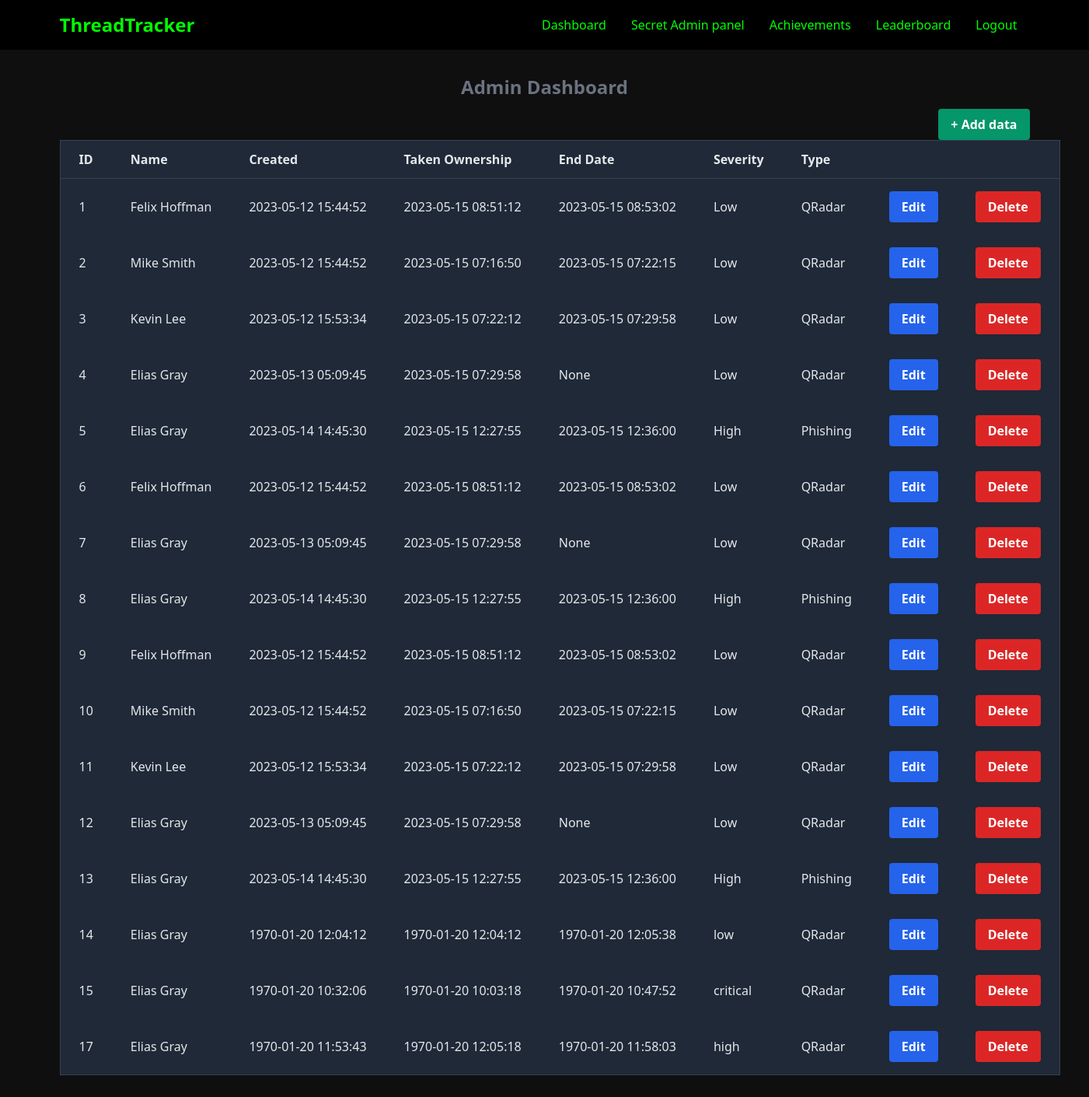
Page /crud (signed in) on the committed database.
### tables this page shows
CREATE TABLE "stats_data" (
    "id" INTEGER PRIMARY KEY AUTOINCREMENT,
    "name" TEXT NOT NULL,
    "create_date" TEXT NOT NULL,
    "take_ownership_timestamp" TEXT NOT NULL,
    "closed_incident_timestamp" TEXT,
    "sd_severity" TEXT NOT NULL,
    "type" TEXT NOT NULL
);

### app.py (the view)
@app.route("/crud")
@login_required
def crud():
    with get_db() as conn:
        conn.row_factory = sql.Row
        cur = conn.cursor()
        cur.execute("SELECT * FROM stats_data")
        rows = cur.fetchall()
        formatted_data = []
        for row in rows:
            formatted_row = {}
            for key, value in dict(row).items():
                if key in ['create_date', 'take_ownership_timestamp', 'closed_incident_timestamp']:
                    formatted_row[key] = EpochConverter.convert(value)
                else:
                    formatted_row[key] = value
            formatted_data.append(formatted_row)
    return render_template("crud.html", datas=formatted_data)

### app.py (called while the page is built)
def get_db():
    conn = sql.connect(DATABASE)
    conn.row_factory = sql.Row
    return conn

def login_required(route_function):
    @wraps(route_function)
    def decorated_function(*args, **kwargs):
        if 'user_id' not in session:
            return redirect('/login')
        return route_function(*args, **kwargs)
    return decorated_function

### lul.py (called while the page is built)
    @staticmethod
    def convert(epoch_time):
        if epoch_time is not None:
            epoch_time = float(epoch_time)
            readable_time = datetime.datetime.fromtimestamp(epoch_time / 1000.0).strftime('%Y-%m-%d %H:%M:%S')
            return readable_time
        return None

### templates/crud.html (shortened to what this page needs)
{% extends 'layout.html' %}
{% block body %}
    <h3 class="text-center text-gray-500 text-2xl font-semibold mb-3">Admin Dashboard</h3>
    <p class="text-right">
        <a href="{{ url_for('add_data') }}"
            class="inline-block px-4 py-2 bg-green-600 text-white font-semibold rounded hover:bg-green-700 transition duration-200">+ Add data</a>
    </p>
    <table id="data-table" class="min-w-full bg-gray-800 border border-gray-700">
        <thead>
            <tr>
                <th class="sortable px-6 py-3 border-b border-gray-700 font-semibold text-left text-gray-200" data-column="id">ID</th>
                <th class="sortable px-6 py-3 border-b border-gray-700 font-semibold text-left text-gray-200" data-column="name">Name</th>
                <th class="sortable px-6 py-3 border-b border-gray-700 font-semibold text-left text-gray-200" data-column="create_date">Created</th>
                <th class="sortable px-6 py-3 border-b border-gray-700 font-semibold text-left text-gray-200" data-column="take_ownership_timestamp">Taken Ownership</th>
                <th class="sortable px-6 py-3 border-b border-gray-700 font-semibold text-left text-gray-200" data-column="closed_incident_timestamp">End Date</th>
                <th class="sortable px-6 py-3 border-b border-gray-700 font-semibold text-left text-gray-200" data-column="sd_severity">Severity</th>
                <th class="sortable px-6 py-3 border-b border-gray-700 font-semibold text-left text-gray-200" data-column="type">Type</th>
                <th class="px-6 py-3 border-b border-gray-700 font-semibold text-left text-gray-200"></th>
                <th class="px-6 py-3 border-b border-gray-700 font-semibold text-left text-gray-200"></th>
            </tr>
        </thead>
        <tbody>
            {% for row in datas %}
                <tr>
                    <td class="px-6 py-4 whitespace-nowrap text-gray-200">{{ row.id }}</td>
                    <td class="px-6 py-4 whitespace-nowrap text-gray-200">{{ row.name }}</td>
                    <td class="px-6 py-4 whitespace-nowrap text-gray-200">{{ row.create_date }}</td>
                    <td class="px-6 py-4 whitespace-nowrap text-gray-200">{{ row.take_ownership_timestamp }}</td>
                    <td class="px-6 py-4 whitespace-nowrap text-gray-200">{{ row.closed_incident_timestamp }}</td>
                    <td class="px-6 py-4 whitespace-nowrap text-gray-200">{{ row.sd_severity }}</td>
                    <td class="px-6 py-4 whitespace-nowrap text-gray-200">{{ row.type }}</td>
                    <td class="px-6 py-4 whitespace-nowrap">
                        <a href="{{ url_for('edit_data', id=row.id) }}"
                            class="inline-block px-4 py-2 bg-blue-600 text-white font-semibold rounded hover:bg-blue-700 transition duration-200">Edit</a>
                    </td>
                    <td class="px-6 py-4 whitespace-nowrap">
                        <a href="{{ url_for('delete_data', id=row.id) }}"
                            onclick="return confirm('Are You Sure')"
                            class="inline-block px-4 py-2 bg-red-600 text-white font-semibold rounded hover:bg-red-700 transition duration-200">Delete</a>
                    </td>
                </tr>
            {% endfor %}
        </tbody>
    </table>
{% endblock %}

### templates/layout.html (style rules this page uses)
body { background-color: #0F0F0F; color: #00FF00; }

### rows in the picture
stats_data: id "1", name "Felix Hoffman", create_date "2023-05-12 15:44:52", take_ownership_timestamp "2023-05-15 08:51:12", closed_incident_timestamp "2023-05-15 08:53:02", sd_severity "Low", type "QRadar"
stats_data: id "2", name "Mike Smith", create_date "2023-05-12 15:44:52", take_ownership_timestamp "2023-05-15 07:16:50", closed_incident_timestamp "2023-05-15 07:22:15", sd_severity "Low", type "QRadar"
stats_data: id "3", name "Kevin Lee", create_date "2023-05-12 15:53:34", take_ownership_timestamp "2023-05-15 07:22:12", closed_incident_timestamp "2023-05-15 07:29:58", sd_severity "Low", type "QRadar"
stats_data: id "4", name "Elias Gray", create_date "2023-05-13 05:09:45", take_ownership_timestamp "2023-05-15 07:29:58", closed_incident_timestamp "None", sd_severity "Low", type "QRadar"
stats_data: id "5", name "Elias Gray", create_date "2023-05-14 14:45:30", take_ownership_timestamp "2023-05-15 12:27:55", closed_incident_timestamp "2023-05-15 12:36:00", sd_severity "High", type "Phishing"
stats_data: id "6", name "Felix Hoffman", create_date "2023-05-12 15:44:52", take_ownership_timestamp "2023-05-15 08:51:12", closed_incident_timestamp "2023-05-15 08:53:02", sd_severity "Low", type "QRadar"
stats_data: id "7", name "Elias Gray", create_date "2023-05-13 05:09:45", take_ownership_timestamp "2023-05-15 07:29:58", closed_incident_timestamp "None", sd_severity "Low", type "QRadar"
stats_data: id "8", name "Elias Gray", create_date "2023-05-14 14:45:30", take_ownership_timestamp "2023-05-15 12:27:55", closed_incident_timestamp "2023-05-15 12:36:00", sd_severity "High", type "Phishing"
stats_data: id "9", name "Felix Hoffman", create_date "2023-05-12 15:44:52", take_ownership_timestamp "2023-05-15 08:51:12", closed_incident_timestamp "2023-05-15 08:53:02", sd_severity "Low", type "QRadar"
stats_data: id "10", name "Mike Smith", create_date "2023-05-12 15:44:52", take_ownership_timestamp "2023-05-15 07:16:50", closed_incident_timestamp "2023-05-15 07:22:15", sd_severity "Low", type "QRadar"
stats_data: id "11", name "Kevin Lee", create_date "2023-05-12 15:53:34", take_ownership_timestamp "2023-05-15 07:22:12", closed_incident_timestamp "2023-05-15 07:29:58", sd_severity "Low", type "QRadar"
stats_data: id "12", name "Elias Gray", create_date "2023-05-13 05:09:45", take_ownership_timestamp "2023-05-15 07:29:58", closed_incident_timestamp "None", sd_severity "Low", type "QRadar"
stats_data: id "13", name "Elias Gray", create_date "2023-05-14 14:45:30", take_ownership_timestamp "2023-05-15 12:27:55", closed_incident_timestamp "2023-05-15 12:36:00", sd_severity "High", type "Phishing"
stats_data: id "14", name "Elias Gray", create_date "1970-01-20 12:04:12", take_ownership_timestamp "1970-01-20 12:04:12", closed_incident_timestamp "1970-01-20 12:05:38", sd_severity "low", type "QRadar"
stats_data: id "15", name "Elias Gray", create_date "1970-01-20 10:32:06", take_ownership_timestamp "1970-01-20 10:03:18", closed_incident_timestamp "1970-01-20 10:47:52", sd_severity "critical", type "QRadar"
stats_data: id "17", name "Elias Gray", create_date "1970-01-20 11:53:43", take_ownership_timestamp "1970-01-20 12:05:18", closed_incident_timestamp "1970-01-20 11:58:03", sd_severity "high", type "QRadar"
